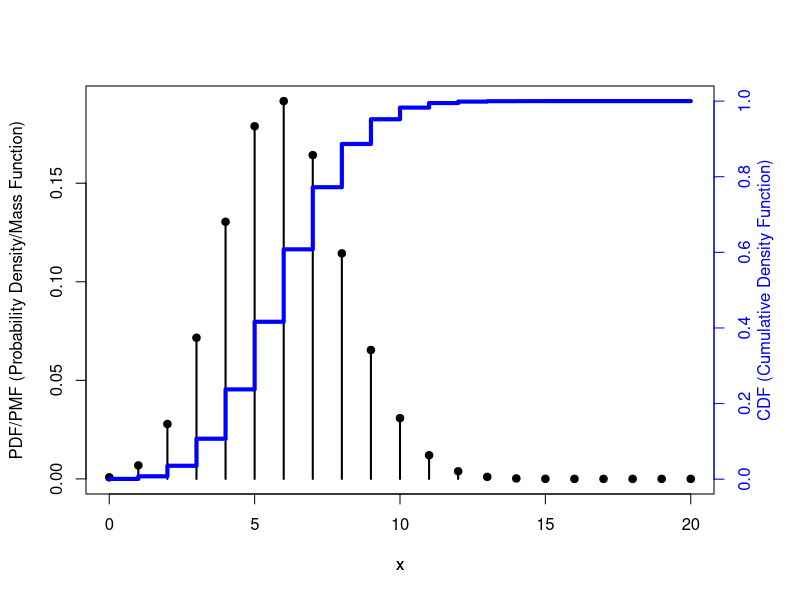
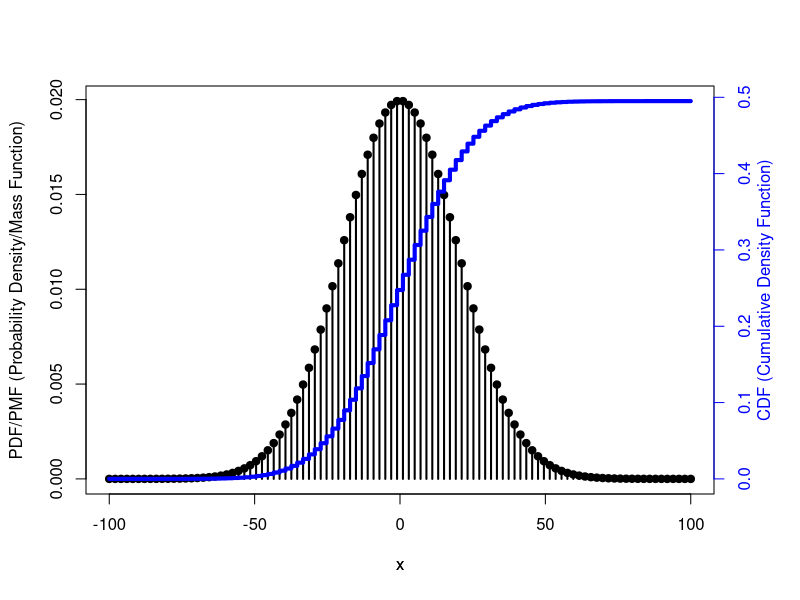

Recreate these plots in R, in order.
pdf_cdf = function(x, y){
par(mar = c(5, 4, 4, 4) + 0.3)
plot(x, y, type="h", lwd=2, ylab="PDF/PMF (Probability Density/Mass Function)")
points(x, y, type="p", add=TRUE, pch=19)
par(new = TRUE)
plot(x, cumsum(y), axes = FALSE, type="s", col="blue", lwd=4, ylab="")
axis(side=4, at = pretty(cumsum(y)), col="blue",col.axis="blue")
mtext("CDF (Cumulative Density Function)",side=4,col="blue",line=2)
}

success <- 0:20
pdf_cdf(success, dbinom(success, size=20, prob=.3))

x = seq(-100,100,length.out = 100)
pdf_cdf(x, dnorm(x, mean=0, sd=20))

